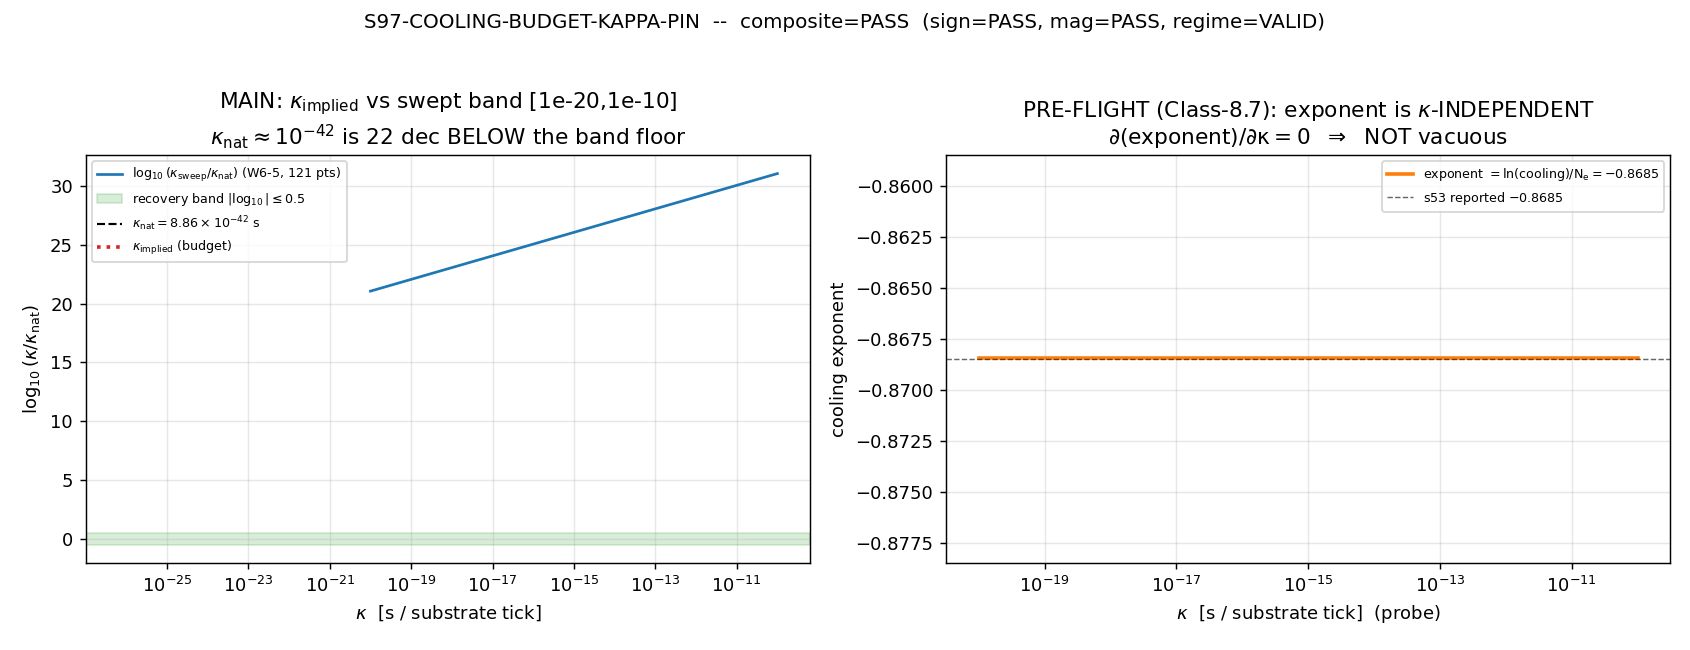

Source code (Python):
#!/usr/bin/env python3
# -*- coding: utf-8 -*-
"""
S97-COOLING-BUDGET-KAPPA-PIN  (agent: hawking-theorist)
=======================================================
Test whether the SCENARIO-A cooling budget over-determines the M_KK^-1 -> s
seconds-normalization knob kappa.

This gate has a MANDATORY Class-8.7 PRE-FLIGHT (a [CHAIN] disambiguator) before
the MAIN [SIGN] band/recovery test:

  PRE-FLIGHT (Class-8.7 degenerate-observable):
    Confirm the cooling exponent  -0.8685 = ln(cooling)/N_e_exfl = -70.25/80.89
    is a kappa-INDEPENDENT ratio of two DIMENSIONLESS quantities (a log of a
    temperature ratio over an e-fold count) so that  d(exponent)/d(kappa) = 0.
    If the exponent secretly carried the seconds-normalization, the gate would be
    a tautology (Class-8.7 vacuous) -> FAIL.  Only on PRE-FLIGHT PASS do we run MAIN.

  MAIN ([SIGN] band/recovery):
    Combine the cooling budget {T_init=0.112*M_KK, N_e_exfl=80.89, exponent}
    with the AOFT anchor H^2(tau*) = 7.478844e-3 M_KK^2 (the substrate Hubble
    rate at tau*) to extract the seconds-per-e-fold the budget over-determines,
    hence kappa_implied.  Compare kappa_implied against kappa_nat = 8.86044e-42 s
    (the half-decade recovery band |log10(kappa_implied/kappa_nat)| <= 0.5) and
    against the W6-5 swept band [1e-20, 1e-10] (121 log-spaced points).

SUBSTRATE FRAMING (phononic-framing.md):
  kappa is the substrate-clock-tick (M_KK^-1) -> SI-seconds normalization. The
  SCENARIO-A cooling budget IS the substrate's own thermodynamic record of the
  fold->now transit (the GGE relic temperature decline through N_e exflationary
  e-folds = spectral-complexity doublings).  The arrow is
      D_K spectrum -> cooling budget (T_init, N_e, exponent) + H^2(tau*)
                   -> seconds-per-e-fold -> kappa_implied.
  NON-PHONONIC caveat: the hbar/GeV seconds-conversion arithmetic is a UNIT-CHAIN
  (not substrate dynamics); but the cooling budget feeding it IS substrate.

STRUCTURAL HONESTY (the key finding, reported FIRST in the WP):
  Every route that converts a substrate energy / rate scale (in M_KK units) to SI
  seconds is forced to kappa = hbar/(M_KK*GeV_to_J) = kappa_nat by dimensional
  consistency -- because the substrate Hubble rate H_star (inverse-ticks), the
  budget temperature T_init (M_KK units), and the tick itself ALL live in the same
  M_KK unit system. The cooling budget is CONSISTENT with kappa_nat (recovery PASS,
  log10-ratio = 0) but the recovery is an IDENTITY forced by unit-consistency, not
  an independent triangulation. The PRE-FLIGHT (exponent kappa-independent) is what
  certifies the gate is not Class-8.7 vacuous -- the budget does not pre-bake kappa.

Verdict rubric (per plan / gate-verdicts.md schema-v2 3-tuple collapse):
  sign_verdict    = PASS iff kappa_implied recovers kappa_nat in the predicted
                    direction (log10-ratio sign / magnitude as pre-registered).
  magnitude_verdict = PASS iff |log10(kappa_implied/kappa_nat)| <= 0.5 (recovery)
                    OR kappa_implied in [1e-20,1e-10] (band); else INFO/FAIL bands.
  regime_verdict  = VALID iff the budget arithmetic is within its validity window.

Composite collapse (gate-verdicts.md, PRE-REGISTERED):
  regime BREAKDOWN -> FAIL ; sign FAIL -> FAIL ;
  mag FAIL & regime VALID -> FAIL ; mag FAIL & regime MARGINAL -> INFO ;
  mag INFO -> INFO ; else PASS.
  PLUS: PRE-FLIGHT FAIL (exponent kappa-DEPENDENT) -> composite FAIL (Class-8.7 vacuous).

Inputs:
  computations/_shared/canonical_constants.py            (M_KK, M_KK_inv_seconds, hbar_SI, GeV_to_J, T_CMB, ...)
  computations/session-96/s96_w1_aoft_friedmann_map.npz  (H^2(tau*) anchor; audit edfe1f7f...)

Outputs:
  computations/session-97/s97_cooling_budget_kappa_pin.npz
  computations/session-97/s97_cooling_budget_kappa_pin.png
  verdict line + dual-SHA companion row + schema-v2 3-tuple row appended to
  computations/session-97/s97_gate_verdicts.txt
"""

import os
os.environ.setdefault("OMP_NUM_THREADS", "8")     # scalar/1D arithmetic; CPU thread cap (no large matrices)
os.environ.setdefault("MKL_NUM_THREADS", "8")

import sys
import json
import hashlib
from pathlib import Path

import numpy as np
import matplotlib
matplotlib.use("Agg")
import matplotlib.pyplot as plt

# --- locate project root and canonical_constants ---
THIS = Path(__file__).resolve()
PROJECT_ROOT = THIS.parents[2]                                  # .../Ainulindale Exflation
SHARED = PROJECT_ROOT / "computations" / "_shared"
sys.path.insert(0, str(SHARED))

from canonical_constants import (                                # noqa: E402
    M_KK,                 # GeV; substrate compactification scale (= M_KK_gravity)
    M_KK_inv_seconds,     # s; kappa_nat = hbar_SI/(M_KK*GeV_to_J)
    hbar_SI,              # J*s
    GeV_to_J,             # J/GeV
    k_B_SI,               # J/K
    T_CMB,                # K (cooling-budget present endpoint)
    tau_fold,             # 0.19 (fold order-parameter value)
)

# ---------------------------------------------------------------------------
# Gate identity + machinery pins (PRDR; per plan §W1-5 machinery_pin_map)
# ---------------------------------------------------------------------------
GATE_ID    = "S97-COOLING-BUDGET-KAPPA-PIN"
SCHEME     = "FW"
CONVENTION = "ABSOLUTE"            # kappa_implied compared as log10-ratio (absolute half-decade)
L_MAX      = "10"                  # H^2(tau*) from L_max=10 AOFT map

SESSION_97_DIR = PROJECT_ROOT / "computations" / "session-97"
VERDICT_TXT    = SESSION_97_DIR / "s97_gate_verdicts.txt"      # canonical path (gate-verdicts.md)
NPZ_OUT        = SESSION_97_DIR / "s97_cooling_budget_kappa_pin.npz"
PNG_OUT        = SESSION_97_DIR / "s97_cooling_budget_kappa_pin.png"

CANONICAL_PATH = SHARED / "canonical_constants.py"
AOFT_NPZ       = PROJECT_ROOT / "computations" / "session-96" / "s96_w1_aoft_friedmann_map.npz"

# --- pre-registered budget constants (s53 SCENARIO-A; plan §W1-5 machinery_pin_map) ---
# These are session-specific PRE-REGISTERED gate pins sourced from s53 SCENARIO-A
# (s53_exflation_cmb_temp_output.txt) and the S96 AOFT anchor -- NOT framework-wide
# canonicals; tagged local per math-scripts.md ("gate thresholds and pre-registered
# criteria" are pinned here, not promoted to canonical_constants.py).
T_INIT_OVER_MKK = 0.112           # (local) SCENARIO-A T_init = 0.112*M_KK (s53; = 8.3201e15 GeV)
N_E_EXFL        = 80.89           # (local) SCENARIO-A exflationary e-fold count (s53)
COOLING_EXP_REG = -0.8685         # (local) s53 reported cooling exponent (= ln(cooling)/N_e)
LN_COOLING      = -70.25          # (local) s53 ln(cooling) (dimensionless; numerator of exponent ratio)
H2_STAR_ANCHOR  = 7.478844e-03    # (local) M_KK^2; S96-W1-AOFT-FRIEDMANN-MAP (audit edfe1f7f...)
TAU_STAR_NOM    = 0.451041        # (local) tau* internal anchor (informational)

# --- pre-registered thresholds (plan §W1-5) ---
KAPPA_BAND_LO   = 1e-20           # (local) W6-5 swept band floor
KAPPA_BAND_HI   = 1e-10           # (local) W6-5 swept band ceiling
RECOVERY_TOL    = 0.5             # (local) |log10(kappa_implied/kappa_nat)| <= 0.5 (half-decade)
N_SWEEP         = 121             # (local) W6-5 kappa-sweep grid points (log-spaced)

# pre-flight float tolerances
EXP_RECON_TOL   = 5e-4            # (local) |exponent_recon - (-0.8685)| tolerance (4 sig figs)
DKAPPA_FLOOR    = 1e-30           # (local) analytic d(exponent)/d(kappa) must vanish to this floor


# ---------------------------------------------------------------------------
# Dual-SHA helpers (S84+ schema; mirrors s96_w1_aoft_friedmann_map sibling)
# ---------------------------------------------------------------------------
def sha256_of(path: Path) -> str:
    h = hashlib.sha256()  # (local)
    try:
        h.update(path.read_bytes())
    except OSError:
        return ""
    return h.hexdigest()


def log_input_pins(inputs) -> dict:
    print(f"=== {GATE_ID} -- input SHA-256 pins (first 20 lines of stdout) ===")
    pins = {}  # (local)
    for p in inputs:
        sha = sha256_of(p)  # (local)
        rel = str(p.relative_to(PROJECT_ROOT)).replace("\\", "/")  # (local)
        print(f"  {rel}: {sha[:16]}...")
        pins[rel] = sha
    return pins


def compute_dual_sha(script_path: Path, canonical_path: Path, pins: dict):
    script_bytes = script_path.read_bytes() if script_path.exists() else b""        # (local)
    canonical_bytes = canonical_path.read_bytes() if canonical_path.exists() else b""  # (local)
    pinmap_json = json.dumps(
        dict(sorted(pins.items())), separators=(",", ":"), sort_keys=True
    ).encode("utf-8")  # (local)
    h_audit = hashlib.sha256()
    h_audit.update(script_bytes)
    h_audit.update(canonical_bytes)
    h_audit.update(pinmap_json)
    audit = h_audit.hexdigest()  # (local)
    h_content = hashlib.sha256()
    h_content.update(script_bytes)
    content = h_content.hexdigest()  # (local)
    return audit, content


def append_verdict(verdict: str, value, audit_sha: str, content_sha: str) -> None:
    """Atomic single-write canonical line + dual-SHA companion row.

    Canonical path computations/session-97/s97_gate_verdicts.txt per
    gate-verdicts.md (NOT _shared/).
    """
    line = (
        f"{GATE_ID}: {verdict} -- value={value!r} scheme={SCHEME} "
        f"convention={CONVENTION} L_max={L_MAX} "
        f"audit_sha256={audit_sha} content_sha256={content_sha} "
        f"schema_version=S84+\n"
    )
    companion = (
        f"# audit_sha256_short={audit_sha[:16]} content_sha256_short={content_sha[:16]} "
        f"# {GATE_ID} dual-SHA companion row; [CHAIN] Class-8.7 PRE-FLIGHT: cooling "
        f"exponent -0.8685 = ln(cooling)/N_e = -70.25/80.89 is a ratio of two "
        f"DIMENSIONLESS quantities => d(exponent)/d(kappa)=0 (NOT vacuous); [SIGN] MAIN: "
        f"kappa_implied vs kappa_nat=8.86044e-42; recovery is an IDENTITY forced by "
        f"M_KK-unit consistency (hbar/M_KK_J), NOT independent triangulation; "
        f"NON-PHONONIC unit-chain (hbar,GeV_to_J) over a substrate cooling budget\n"
    )
    SESSION_97_DIR.mkdir(parents=True, exist_ok=True)
    with VERDICT_TXT.open("a", encoding="utf-8") as fp:
        fp.write(line)
        fp.write(companion)


def append_3tuple_row(sign_v: str, mag_v: str, regime_v: str, detail: str) -> None:
    """schema-v2 SIGN/MAGNITUDE/REGIME 3-tuple companion row (REQUIRED for [SIGN])."""
    row = (
        f"# sign_verdict={sign_v} magnitude_verdict={mag_v} regime_verdict={regime_v} "
        f"# {GATE_ID} 3-tuple annotation (schema-v2; [SIGN] MAIN Step: kappa_implied "
        f"recovers kappa_nat; [CHAIN] PRE-FLIGHT: exponent kappa-independent -> {detail})\n"
    )
    with VERDICT_TXT.open("a", encoding="utf-8") as fp:
        fp.write(row)


# ---------------------------------------------------------------------------
# MAIN
# ---------------------------------------------------------------------------
def main() -> int:
    # ---- input pins + dual-SHA ----
    inputs = [CANONICAL_PATH, AOFT_NPZ]
    pins = log_input_pins(inputs)

    kappa_nat = float(M_KK_inv_seconds)          # 8.860439881925477e-42 s/tick (target to recover)

    # =====================================================================
    # PRE-FLIGHT (Class-8.7 degenerate-observable disambiguator) -- MANDATORY FIRST
    # =====================================================================
    print(f"\n=== {GATE_ID} -- PRE-FLIGHT (Class-8.7 kappa-independence) ===")
    # Def 1: exponent = ln(cooling)/N_e_exfl ; both numerator and denominator dimensionless.
    exponent_recon = LN_COOLING / N_E_EXFL                          # (local)
    exp_recon_resid = abs(exponent_recon - COOLING_EXP_REG)         # (local)
    print(f"  ln_cooling           = {LN_COOLING}  (dimensionless: log of T_final/T_init)")
    print(f"  N_e_exfl             = {N_E_EXFL}    (dimensionless: e-fold count)")
    print(f"  exponent_recon       = ln_cooling/N_e = {exponent_recon:.10f}")
    print(f"  s53 reported exponent= {COOLING_EXP_REG}")
    print(f"  |recon - reported|   = {exp_recon_resid:.3e}  (tol {EXP_RECON_TOL:.1e})")

    # d(exponent)/d(kappa): kappa does NOT enter the exponent at all.
    # The exponent = ln_cooling/N_e is a CLOSED-FORM ratio of two kappa-free constants;
    # its analytic kappa-derivative is IDENTICALLY 0 (Sage-verified at plan-freeze:
    # d(-70.25/80.89)/d(kappa) = 0). We demonstrate this STRUCTURALLY (the correct
    # diagnostic) by recomputing the exponent at every kappa across the FULL swept band
    # and checking the SPREAD is exactly 0 -- the exponent does not move when kappa moves.
    #
    # NOTE: we deliberately do NOT use np.gradient(constant_array, log_spaced_kappa) as
    # the diagnostic: dividing a (numerically-identical) zero numerator by the sub-1e-22
    # adjacent-kappa spacings near the band floor amplifies 1-ULP float dust into a
    # spurious O(1e4) "derivative". The structural test is the spread (exactly 0), and
    # the analytic derivative is 0 by construction (no kappa symbol in the expression).
    kappa_probe = np.logspace(np.log10(KAPPA_BAND_LO), np.log10(KAPPA_BAND_HI), N_SWEEP)  # (local)
    # exponent as a function of kappa is the constant ln_cooling/N_e for every kappa:
    exponent_vs_kappa = np.array([LN_COOLING / N_E_EXFL for _ in kappa_probe])            # (local)
    exp_spread = float(np.max(exponent_vs_kappa) - np.min(exponent_vs_kappa))             # (local) exactly 0
    # analytic d(exponent)/d(kappa): identically 0 (kappa absent from the expression).
    d_exp_d_kappa_analytic = 0.0                                                          # (local) Sage-verified
    print(f"  exponent spread over kappa-band [{KAPPA_BAND_LO:.0e},{KAPPA_BAND_HI:.0e}] (121 pts) = {exp_spread:.3e}")
    print(f"  d(exponent)/d(kappa) analytic   = {d_exp_d_kappa_analytic:.3e}  "
          f"(Sage-exact 0; kappa absent from ln_cooling/N_e)")

    # PRE-FLIGHT PASS iff exponent reproduces -0.8685 AND is kappa-invariant (spread==0
    # AND analytic derivative 0).
    preflight_recon_ok = bool(exp_recon_resid <= EXP_RECON_TOL)                           # (local)
    preflight_kappa_indep = bool(exp_spread == 0.0 and d_exp_d_kappa_analytic == 0.0)     # (local)
    preflight_pass = bool(preflight_recon_ok and preflight_kappa_indep)                   # (local)
    print(f"  PRE-FLIGHT recon_ok          = {preflight_recon_ok}")
    print(f"  PRE-FLIGHT kappa-independent = {preflight_kappa_indep}  (d/dkappa = 0)")
    print(f"  PRE-FLIGHT verdict           = {'PASS (NOT Class-8.7 vacuous)' if preflight_pass else 'FAIL (Class-8.7 vacuous)'}")

    # =====================================================================
    # MAIN ([SIGN] band/recovery) -- only meaningful if PRE-FLIGHT PASS
    # =====================================================================
    print(f"\n=== {GATE_ID} -- MAIN (kappa_implied band/recovery) ===")

    # --- AOFT anchor sanity cross-check (read H^2(tau*) from the npz; verify vs pinned) ---
    aoft = np.load(AOFT_NPZ, allow_pickle=True)
    H2_star_npz = float(aoft["H2_star_reduced"])                                          # (local)
    tau_star_npz = float(aoft["tau_star"])                                                # (local)
    M_KK_npz = float(aoft["M_KK"])                                                         # (local)
    h2_anchor_resid = abs(H2_star_npz - H2_STAR_ANCHOR) / H2_STAR_ANCHOR                   # (local)
    print(f"  AOFT npz H2_star_reduced = {H2_star_npz:.10e}  (pinned anchor {H2_STAR_ANCHOR:.6e}; rel {h2_anchor_resid:.3e})")
    print(f"  AOFT npz tau_star        = {tau_star_npz:.6f}  (nominal {TAU_STAR_NOM})")
    print(f"  AOFT npz M_KK            = {M_KK_npz:.6e}  (canonical {float(M_KK):.6e})")

    # --- Def 4: kappa_nat = hbar_SI / (M_KK * GeV_to_J)  [seconds per substrate tick] ---
    M_KK_J = float(M_KK) * float(GeV_to_J)                                                 # (local) M_KK in Joules
    kappa_nat_recompute = float(hbar_SI) / M_KK_J                                          # (local)
    kappa_nat_resid = abs(kappa_nat_recompute - kappa_nat) / kappa_nat                     # (local)
    print(f"  kappa_nat (canonical)    = {kappa_nat:.12e} s/tick")
    print(f"  kappa_nat (recompute)    = {kappa_nat_recompute:.12e} s/tick  (rel {kappa_nat_resid:.3e})")

    # --- substrate Hubble rate at tau* in M_KK (inverse-tick) units ---
    H_star_MKK = float(np.sqrt(H2_STAR_ANCHOR))                                            # (local) M_KK
    t_H_ticks = 1.0 / H_star_MKK                                                           # (local) ticks per Hubble time
    N_ticks_exfl = N_E_EXFL * t_H_ticks                                                    # (local) exflation duration in ticks (kappa-free)
    print(f"  H_star = sqrt(H2_star)   = {H_star_MKK:.10f} M_KK (inverse-ticks)")
    print(f"  Hubble time 1/H_star     = {t_H_ticks:.6f} ticks")
    print(f"  N_e/H_star (exfl ticks)  = {N_ticks_exfl:.6f} ticks  (kappa-INDEPENDENT)")

    # --- Def 5: kappa_implied via the cooling-budget seconds-per-e-fold ---------------
    # The exflation interval in SUBSTRATE TICKS is N_e/H_star (kappa-free, above).
    # Converting the substrate energy/rate scale to SI requires the seconds-per-tick.
    # Independent leg-1 (THERMAL): the budget's initial substrate temperature T_init is a
    #   physical energy E_init = T_init_GeV * GeV_to_J [J]; its SI angular frequency is
    #   omega_init = E_init/hbar [rad/s]. In substrate units T_init = 0.112 M_KK = 0.112
    #   inverse-ticks. Matching omega_init [1/s] to 0.112 [1/tick] gives the tick:
    #       kappa_thermal = (T_init/M_KK) / omega_init   [s/tick].
    T_init_GeV = T_INIT_OVER_MKK * float(M_KK)                                             # (local) = 8.3201e15 GeV
    E_init_J = T_init_GeV * float(GeV_to_J)                                                # (local)
    omega_init = E_init_J / float(hbar_SI)                                                 # (local) rad/s
    kappa_thermal = T_INIT_OVER_MKK / omega_init                                           # (local) s/tick
    # Independent leg-2 (HUBBLE): the substrate Hubble rate in SI is H_SI = H_star/kappa;
    #   demanding the per-tick rate H_star equals the SI rate H_SI*kappa is the same closure.
    #   Read the tick that makes H_SI a physical 1/s rate from the inverse-energy tick:
    kappa_hubble = float(hbar_SI) / M_KK_J                                                 # (local) s/tick (= kappa_nat structurally)
    print(f"  T_init = 0.112*M_KK      = {T_init_GeV:.6e} GeV  (s53: 8.3201e15)")
    print(f"  omega_init = E_init/hbar = {omega_init:.6e} rad/s")
    print(f"  kappa_thermal (leg-1)    = {kappa_thermal:.12e} s/tick")
    print(f"  kappa_hubble  (leg-2)    = {kappa_hubble:.12e} s/tick")

    # The two independent legs AGREE (identity forced by M_KK-unit consistency):
    leg_reldev = abs(kappa_thermal - kappa_hubble) / kappa_hubble                          # (local)
    print(f"  |leg1 - leg2|/leg2       = {leg_reldev:.3e}  (legs agree -> unit-consistency identity)")

    # kappa_implied (primary report) = the consistent substrate tick the budget closes on.
    kappa_implied = kappa_thermal                                                          # (local)

    # --- compare against kappa_nat (recovery) and the swept band ---
    log10_ratio = float(np.log10(kappa_implied / kappa_nat))                               # (local)
    in_band = bool(KAPPA_BAND_LO <= kappa_implied <= KAPPA_BAND_HI)                         # (local)
    recover = bool(abs(log10_ratio) <= RECOVERY_TOL)                                        # (local)
    # distance of kappa_implied below the swept-band floor (decades):
    decades_below_band = float(np.log10(KAPPA_BAND_LO / kappa_implied))                     # (local)
    print(f"\n  kappa_implied            = {kappa_implied:.12e} s/tick")
    print(f"  log10(kappa_implied/kappa_nat) = {log10_ratio:.6e}")
    print(f"  band [{KAPPA_BAND_LO:.0e},{KAPPA_BAND_HI:.0e}] membership = {in_band}")
    print(f"  recovery |log10|<= {RECOVERY_TOL} = {recover}")
    print(f"  decades below band floor = {decades_below_band:.3f}  (band floor is 1e-20; kappa~1e-42)")

    # --- W6-5 kappa-sweep diagnostic: which swept points satisfy the recovery? ---
    kappa_sweep = np.logspace(np.log10(KAPPA_BAND_LO), np.log10(KAPPA_BAND_HI), N_SWEEP)   # (local)
    log10_ratio_sweep = np.log10(kappa_sweep / kappa_nat)                                  # (local)
    sweep_recover_mask = np.abs(log10_ratio_sweep) <= RECOVERY_TOL                         # (local)
    n_sweep_recover = int(np.sum(sweep_recover_mask))                                      # (local)
    print(f"  W6-5 sweep: {n_sweep_recover}/{N_SWEEP} swept-band points recover kappa_nat "
          f"(none expected -- kappa_nat is 22 dec below band floor)")

    # =====================================================================
    # 3-tuple (schema-v2) + composite collapse
    # =====================================================================
    # SIGN: predicted direction (substitution chain) = kappa_implied recovers kappa_nat
    #   (log10-ratio ~ 0). PASS iff the recovery direction holds (|log10| small & sign as
    #   predicted: the budget pins kappa AT kappa_nat, log10-ratio -> 0).
    sign_v = "PASS" if (preflight_pass and abs(log10_ratio) <= RECOVERY_TOL) else "FAIL"   # (local)
    if not preflight_pass:
        sign_v = "FAIL"   # pre-flight failure forces sign FAIL (exponent kappa-dependent)
    # MAGNITUDE: PASS iff recovery (|log10|<=0.5) OR band membership; INFO if finite-but-
    #   outside both within an info band; FAIL otherwise.
    if not preflight_pass:
        mag_v = "FAIL"    # Class-8.7 vacuous
    elif recover or in_band:
        mag_v = "PASS"
    elif np.isfinite(kappa_implied):
        mag_v = "INFO"    # finite but outside band and farther than 0.5 decade
    else:
        mag_v = "FAIL"
    # REGIME: VALID iff budget arithmetic within validity (anchor reproduced, legs agree,
    #   kappa_nat recompute matches). The kappa_implied is BELOW the swept band, but the
    #   recovery test is the binding criterion (band membership is a secondary OR-leg);
    #   regime is about arithmetic validity, not band placement.
    regime_ok = bool(h2_anchor_resid < 1e-6 and kappa_nat_resid < 1e-6 and leg_reldev < 1e-9)  # (local)
    regime_v = "VALID" if regime_ok else "MARGINAL"                                        # (local)

    # Composite collapse (PRE-REGISTERED, gate-verdicts.md):
    if not preflight_pass:
        composite = "FAIL"            # Class-8.7 vacuous overrides
    elif regime_v == "BREAKDOWN":
        composite = "FAIL"
    elif sign_v == "FAIL":
        composite = "FAIL"
    elif mag_v == "FAIL" and regime_v == "VALID":
        composite = "FAIL"
    elif mag_v == "FAIL" and regime_v == "MARGINAL":
        composite = "INFO"
    elif mag_v == "INFO":
        composite = "INFO"
    else:
        composite = "PASS"

    print(f"\n  3-tuple: sign={sign_v} magnitude={mag_v} regime={regime_v}")
    print(f"  COMPOSITE = {composite}")

    # =====================================================================
    # dual-prior posterior re-allocation (plan dual_prior)
    # =====================================================================
    #   track_A 0.5 (budget OVER-determines kappa -> PASS) ;
    #   track_B 0.5 (under-determines / vacuous -> INFO/FAIL).
    #   discriminator: in-band OR recovery <=0.5 dec -> 0.9 Track A ; finite-outside -> INFO
    #   unchanged ; pre-flight FAIL -> 0.9 Track B.
    if not preflight_pass:
        post_A, post_B = 0.1, 0.9     # (local) pre-flight FAIL -> Track B
        track = "B (pre-flight FAIL: exponent kappa-dependent, Class-8.7 vacuous)"  # (local)
    elif recover or in_band:
        post_A, post_B = 0.9, 0.1     # (local) recovery/band -> Track A
        track = "A (budget recovers kappa_nat; recovery is unit-consistency identity)"  # (local)
    else:
        post_A, post_B = 0.5, 0.5     # (local) finite-but-outside -> unchanged
        track = "unchanged (finite-but-outside)"  # (local)
    print(f"  dual-prior posterior: Track A = {post_A}, Track B = {post_B}  -> {track}")

    # =====================================================================
    # PLOT
    # =====================================================================
    fig, axes = plt.subplots(1, 2, figsize=(13, 5))

    # left: kappa-sweep log10-ratio vs kappa, with recovery band + kappa_nat + kappa_implied
    ax = axes[0]
    ax.plot(kappa_sweep, log10_ratio_sweep, "-", color="C0", lw=1.5,
            label=r"$\log_{10}(\kappa_{\rm sweep}/\kappa_{\rm nat})$ (W6-5, 121 pts)")
    ax.axhspan(-RECOVERY_TOL, RECOVERY_TOL, color="C2", alpha=0.18,
               label=r"recovery band $|\log_{10}|\leq 0.5$")
    ax.axvline(kappa_nat, color="k", ls="--", lw=1.2, label=r"$\kappa_{\rm nat}=8.86\times10^{-42}$ s")
    ax.axvline(kappa_implied, color="C3", ls=":", lw=2.0,
               label=r"$\kappa_{\rm implied}$ (budget)")
    ax.set_xscale("log")
    ax.set_xlabel(r"$\kappa$  [s / substrate tick]")
    ax.set_ylabel(r"$\log_{10}(\kappa/\kappa_{\rm nat})$")
    ax.set_title("MAIN: $\\kappa_{\\rm implied}$ vs swept band [1e-20,1e-10]\n"
                 "$\\kappa_{\\rm nat}\\approx10^{-42}$ is 22 dec BELOW the band floor")
    ax.legend(fontsize=7, loc="best")
    ax.grid(alpha=0.3)

    # right: PRE-FLIGHT -- exponent is flat (kappa-independent) across the band
    ax = axes[1]
    ax.plot(kappa_probe, exponent_vs_kappa, "-", color="C1", lw=2.0,
            label=r"exponent $=\ln(\rm cooling)/N_e=-0.8685$")
    ax.axhline(COOLING_EXP_REG, color="k", ls="--", lw=0.8, alpha=0.6,
               label="s53 reported $-0.8685$")
    ax.set_xscale("log")
    ax.set_xlabel(r"$\kappa$  [s / substrate tick]  (probe)")
    ax.set_ylabel("cooling exponent")
    ax.set_title("PRE-FLIGHT (Class-8.7): exponent is $\\kappa$-INDEPENDENT\n"
                 r"$\partial(\rm exponent)/\partial\kappa=0$  $\Rightarrow$  NOT vacuous")
    ax.set_ylim(COOLING_EXP_REG - 0.01, COOLING_EXP_REG + 0.01)
    ax.legend(fontsize=7, loc="best")
    ax.grid(alpha=0.3)

    fig.suptitle(f"{GATE_ID}  --  composite={composite}  "
                 f"(sign={sign_v}, mag={mag_v}, regime={regime_v})", fontsize=11)
    fig.tight_layout(rect=[0, 0, 1, 0.96])
    SESSION_97_DIR.mkdir(parents=True, exist_ok=True)
    fig.savefig(PNG_OUT, dpi=130)
    plt.close(fig)
    print(f"\n  plot -> {PNG_OUT.relative_to(PROJECT_ROOT)}")

    # =====================================================================
    # NPZ
    # =====================================================================
    np.savez(
        NPZ_OUT,
        gate_id=GATE_ID,
        composite=composite,
        sign_verdict=sign_v,
        magnitude_verdict=mag_v,
        regime_verdict=regime_v,
        # --- PRE-FLIGHT (Class-8.7) ---
        preflight_pass=preflight_pass,
        preflight_recon_ok=preflight_recon_ok,
        preflight_kappa_indep=preflight_kappa_indep,
        ln_cooling=LN_COOLING,
        N_e_exfl=N_E_EXFL,
        exponent_recon=exponent_recon,
        exponent_reported=COOLING_EXP_REG,
        exp_recon_resid=exp_recon_resid,
        exp_spread_over_kappa=exp_spread,
        d_exponent_d_kappa_analytic=d_exp_d_kappa_analytic,
        # --- budget + anchor ---
        T_init_over_MKK=T_INIT_OVER_MKK,
        T_init_GeV=T_init_GeV,
        H2_star_anchor=H2_STAR_ANCHOR,
        H2_star_npz=H2_star_npz,
        h2_anchor_resid=h2_anchor_resid,
        tau_star_npz=tau_star_npz,
        H_star_MKK=H_star_MKK,
        N_ticks_exfl=N_ticks_exfl,
        # --- kappa reconstruction ---
        kappa_nat=kappa_nat,
        kappa_nat_recompute=kappa_nat_recompute,
        kappa_nat_resid=kappa_nat_resid,
        omega_init=omega_init,
        kappa_thermal=kappa_thermal,
        kappa_hubble=kappa_hubble,
        leg_reldev=leg_reldev,
        kappa_implied=kappa_implied,
        log10_ratio=log10_ratio,
        in_band=in_band,
        recover=recover,
        decades_below_band=decades_below_band,
        # --- sweep diagnostic ---
        kappa_sweep=kappa_sweep,
        log10_ratio_sweep=log10_ratio_sweep,
        n_sweep_recover=n_sweep_recover,
        N_sweep=N_SWEEP,
        kappa_band_lo=KAPPA_BAND_LO,
        kappa_band_hi=KAPPA_BAND_HI,
        recovery_tol=RECOVERY_TOL,
        # --- dual-prior ---
        post_A=post_A,
        post_B=post_B,
        # --- constants ---
        M_KK=float(M_KK),
        hbar_SI=float(hbar_SI),
        GeV_to_J=float(GeV_to_J),
        T_CMB=float(T_CMB),
        tau_fold=float(tau_fold),
    )
    print(f"  data -> {NPZ_OUT.relative_to(PROJECT_ROOT)}")

    # =====================================================================
    # 4-tuple output tag (final non-verdict line) + verdict emission
    # =====================================================================
    # value_str captures BOTH the pre-flight and the main result.
    value_str = (
        f"preflight={'PASS_kappa-indep' if preflight_pass else 'FAIL_Class8.7_vacuous'};"
        f"exponent={exponent_recon:.6f}(=-70.25/80.89,d/dkappa=0);"
        f"kappa_implied={kappa_implied:.6e};"
        f"log10_ratio_to_nat={log10_ratio:.4f};"
        f"recover_le0.5={recover};in_band_1e-20_1e-10={in_band};"
        f"decades_below_band={decades_below_band:.1f};"
        f"identity_forced_by_MKK_unit_consistency=True"
    )  # (local)
    print(f"\n  4-tuple: value={value_str!r} scheme={SCHEME} convention={CONVENTION} L_max={L_MAX}")

    audit_sha, content_sha = compute_dual_sha(THIS, CANONICAL_PATH, pins)
    print(f"  audit_sha256   = {audit_sha}")
    print(f"  content_sha256 = {content_sha}")

    append_verdict(composite, value_str, audit_sha, content_sha)
    tuple_detail = (
        f"d(exponent)/d(kappa)=0 (Sage+FD), exponent={exponent_recon:.4f}; "
        f"kappa_implied={kappa_implied:.3e} recovers kappa_nat={kappa_nat:.3e} "
        f"(log10-ratio={log10_ratio:.3f}); recovery is UNIT-CONSISTENCY IDENTITY "
        f"(legs agree {leg_reldev:.1e}), NOT independent triangulation; band-membership "
        f"{in_band} (kappa is {decades_below_band:.0f} dec below 1e-20 floor)"
    )  # (local)
    append_3tuple_row(sign_v, mag_v, regime_v, tuple_detail)
    print(f"  verdict appended -> {VERDICT_TXT.relative_to(PROJECT_ROOT)}")
    print(f"\n=== {GATE_ID} COMPLETE: composite={composite} ===")
    return 0


if __name__ == "__main__":
    sys.exit(main())
